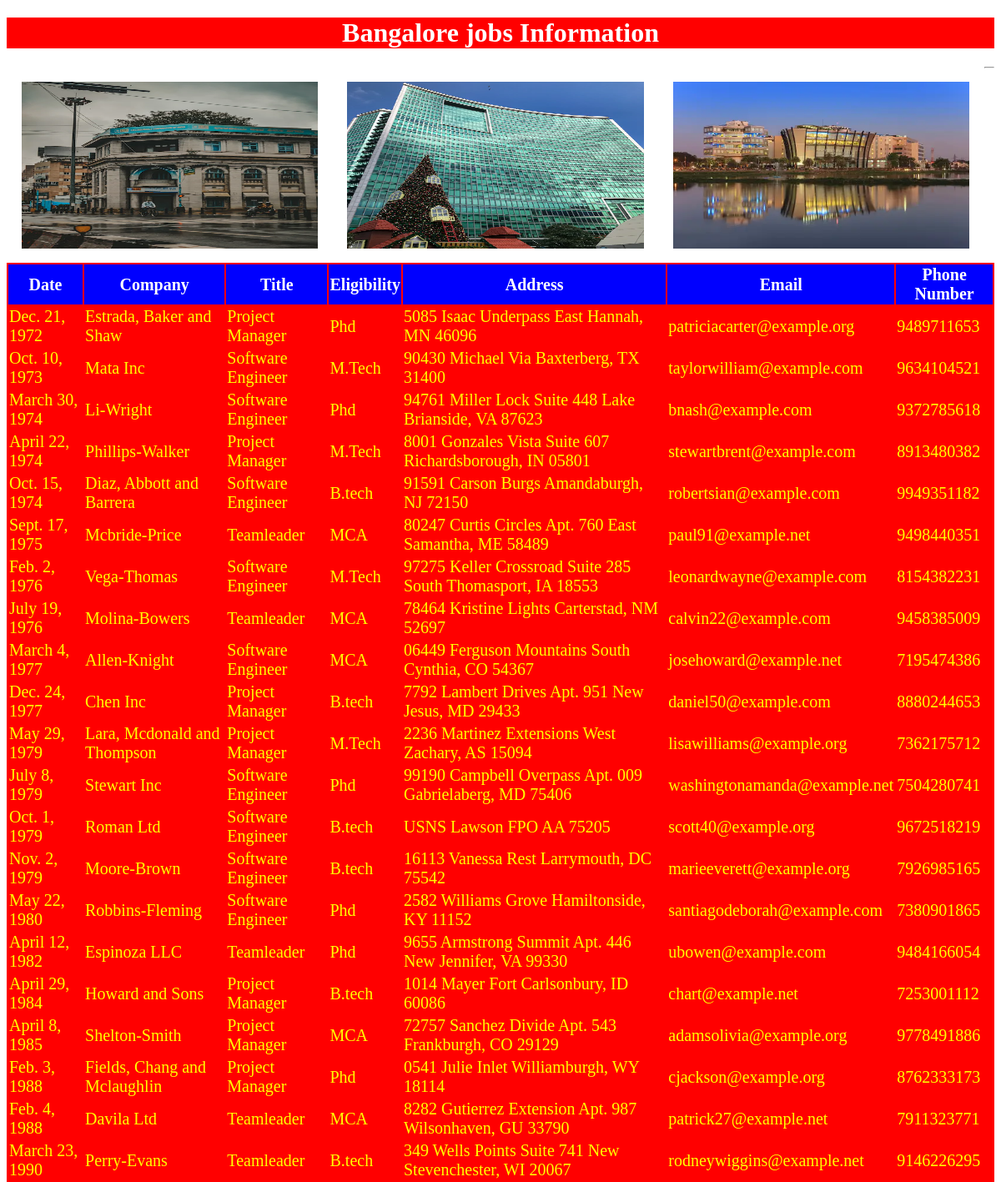
/bangalorejob (upper part), run on the app's committed database.
### testapp/models.py (models this page shows)
class bangalorejobs(models.Model):
    date=models.DateField();
    company=models.CharField(max_length=100);
    title=models.CharField(max_length=100);
    eligibility=models.CharField(max_length=100);
    address=models.CharField(max_length=100);
    email=models.EmailField();
    phonenumber=models.IntegerField()

### testapp/views.py (the view)
# urls.py: path('bangalorejob', views.bangalorejob2),
def bangalorejob2(request):
    jobs_list=bangalorejobs.objects.order_by('date')
    my_dict={'jobs_list':jobs_list}
    return render(request, 'testapp/bangalorejobs.html',context=my_dict)

### templates/testapp/bangalorejobs.html (shortened to what this page needs)
<!DOCTYPE html>
{% load static %}
<html lang="en">
<head>
    <link rel="stylesheet" href="{%static 'css/job.css' %}">
</head>
<body>
    <h1> Bangalore jobs Information </h1>
    <img src="{%static 'images/bangbank.jpg' %}" alt="">
    <img src="{%static 'images/bangbild.jpg' %}" alt="">
    <img src="{%static 'images/bangnight.jpg' %}" alt="">
    <hr>
    {% if jobs_list %}
    <table id="tab">
        <thead>
            <th>Date</th>
            <th>Company</th>
            <th>Title</th>
            <th>Eligibility</th>
            <th>Address</th>
            <th>Email</th>
            <th>Phone Number</th>
        </thead>
        {%for job in jobs_list %}
        <tr>
            <td>{{job.date}}</td>
            <td>{{job.company}}</td>
            <td>{{job.title}}</td>
            <td>{{job.eligibility}}</td>
            <td>{{job.address}}</td>
            <td>{{job.email}}</td>
            <td>{{job.phonenumber}}</td>
        </tr>
        {% endfor %}
    </table>
    {% else %}
    <p>No jobs Found in Bangalore</p>
    {% endif %}
</body>
</html>

### static/css/job.css (style rules this page uses)
body { background-image: url(https://media.istockphoto.com/id/171309616/photo/green-grass-background.webp?b=1&s=170667a&w=0&k=20&c=lQvv2ndAtFpY4UCzeAUPAW3cGI_wpDHlK71CAi5O0_w=); background-repeat: no-repeat; background-size: cover; }
h1 { color: white; text-align: center; background: red; }
table,thead,th,tr,td { color: yellow; border: 2px white; font-size: 20px; margin: auto; background: red; }
thead,th { color: white; border: 2px white; font-size: 20px; margin: auto; background: blue; }
img { height: 200px; width: 30%; float: left; margin: 1.5%; border: 2px red; }
table tr:nth-of-type(even) { background: #f4c242; }

### data on the page
bangalorejobs: date "Dec. 21, 1972", company "Estrada, Baker and Shaw", title "Project Manager", eligibility "Phd", address "5085 Isaac Underpass East Hannah, MN 46096", email "patriciacarter@example.org", phonenumber "9489711653"
bangalorejobs: date "Oct. 10, 1973", company "Mata Inc", title "Software Engineer", eligibility "M.Tech", address "90430 Michael Via Baxterberg, TX 31400", email "taylorwilliam@example.com", phonenumber "9634104521"
bangalorejobs: date "March 30, 1974", company "Li-Wright", title "Software Engineer", eligibility "Phd", address "94761 Miller Lock Suite 448 Lake Brianside, VA 87623", email "bnash@example.com", phonenumber "9372785618"
bangalorejobs: date "April 22, 1974", company "Phillips-Walker", title "Project Manager", eligibility "M.Tech", address "8001 Gonzales Vista Suite 607 Richardsborough, IN 05801", email "stewartbrent@example.com", phonenumber "8913480382"
bangalorejobs: date "Oct. 15, 1974", company "Diaz, Abbott and Barrera", title "Software Engineer", eligibility "B.tech", address "91591 Carson Burgs Amandaburgh, NJ 72150", email "robertsian@example.com", phonenumber "9949351182"
bangalorejobs: date "Sept. 17, 1975", company "Mcbride-Price", title "Teamleader", eligibility "MCA", address "80247 Curtis Circles Apt. 760 East Samantha, ME 58489", email "paul91@example.net", phonenumber "9498440351"
bangalorejobs: date "Feb. 2, 1976", company "Vega-Thomas", title "Software Engineer", eligibility "M.Tech", address "97275 Keller Crossroad Suite 285 South Thomasport, IA 18553", email "leonardwayne@example.com", phonenumber "8154382231"
bangalorejobs: date "July 19, 1976", company "Molina-Bowers", title "Teamleader", eligibility "MCA", address "78464 Kristine Lights Carterstad, NM 52697", email "calvin22@example.com", phonenumber "9458385009"
bangalorejobs: date "March 4, 1977", company "Allen-Knight", title "Software Engineer", eligibility "MCA", address "06449 Ferguson Mountains South Cynthia, CO 54367", email "josehoward@example.net", phonenumber "7195474386"
bangalorejobs: date "Dec. 24, 1977", company "Chen Inc", title "Project Manager", eligibility "B.tech", address "7792 Lambert Drives Apt. 951 New Jesus, MD 29433", email "daniel50@example.com", phonenumber "8880244653"
bangalorejobs: date "May 29, 1979", company "Lara, Mcdonald and Thompson", title "Project Manager", eligibility "M.Tech", address "2236 Martinez Extensions West Zachary, AS 15094", email "lisawilliams@example.org", phonenumber "7362175712"
bangalorejobs: date "July 8, 1979", company "Stewart Inc", title "Software Engineer", eligibility "Phd", address "99190 Campbell Overpass Apt. 009 Gabrielaberg, MD 75406", email "washingtonamanda@example.net", phonenumber "7504280741"
bangalorejobs: date "Oct. 1, 1979", company "Roman Ltd", title "Software Engineer", eligibility "B.tech", address "USNS Lawson FPO AA 75205", email "scott40@example.org", phonenumber "9672518219"
bangalorejobs: date "Nov. 2, 1979", company "Moore-Brown", title "Software Engineer", eligibility "B.tech", address "16113 Vanessa Rest Larrymouth, DC 75542", email "marieeverett@example.org", phonenumber "7926985165"
bangalorejobs: date "May 22, 1980", company "Robbins-Fleming", title "Software Engineer", eligibility "Phd", address "2582 Williams Grove Hamiltonside, KY 11152", email "santiagodeborah@example.com", phonenumber "7380901865"
bangalorejobs: date "April 12, 1982", company "Espinoza LLC", title "Teamleader", eligibility "Phd", address "9655 Armstrong Summit Apt. 446 New Jennifer, VA 99330", email "ubowen@example.com", phonenumber "9484166054"
bangalorejobs: date "April 29, 1984", company "Howard and Sons", title "Project Manager", eligibility "B.tech", address "1014 Mayer Fort Carlsonbury, ID 60086", email "chart@example.net", phonenumber "7253001112"
bangalorejobs: date "April 8, 1985", company "Shelton-Smith", title "Project Manager", eligibility "MCA", address "72757 Sanchez Divide Apt. 543 Frankburgh, CO 29129", email "adamsolivia@example.org", phonenumber "9778491886"
bangalorejobs: date "Feb. 3, 1988", company "Fields, Chang and Mclaughlin", title "Project Manager", eligibility "Phd", address "0541 Julie Inlet Williamburgh, WY 18114", email "cjackson@example.org", phonenumber "8762333173"
bangalorejobs: date "Feb. 4, 1988", company "Davila Ltd", title "Teamleader", eligibility "MCA", address "8282 Gutierrez Extension Apt. 987 Wilsonhaven, GU 33790", email "patrick27@example.net", phonenumber "7911323771"
bangalorejobs: date "March 23, 1990", company "Perry-Evans", title "Teamleader", eligibility "B.tech", address "349 Wells Points Suite 741 New Stevenchester, WI 20067", email "rodneywiggins@example.net", phonenumber "9146226295"
